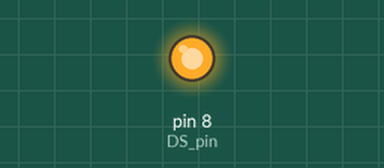
A sketch run on a simulated Arduino Uno, built with avr-gcc and run on an emulated ATmega328P. Shown: output pins drawn as LEDs (lit = HIGH). Pins used as bus, display or sensor lines are not drawn.

Above: at 0.2 s.
Timing chart, 0 to 1.7 s (numbered marks = the images above):
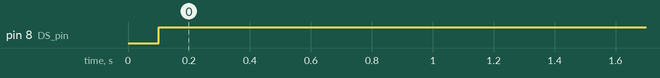

Measured:
- by itself, pin 8 (DS_pin): LOW → HIGH at 0.10 s

The sketch:

sketch_shift1.ino
```cpp
int DS_pin = 8;
int STCP_pin = 9;
int SHCP_pin = 10;

boolean registers[8];

void writeReg()
{
  digitalWrite(SHCP_pin, LOW);

  for(int i=7; i>=0; i--)
  {
      digitalWrite(STCP_pin, LOW);
      digitalWrite(DS_pin, registers[i]);
      digitalWrite(STCP_pin, HIGH);
  }
  digitalWrite(SHCP_pin, HIGH);
}

void setup()
{
  Serial.begin(9600);

    pinMode(DS_pin, OUTPUT);
    pinMode(STCP_pin, OUTPUT);
    pinMode(SHCP_pin, OUTPUT);

    writeReg();
}

void loop()
{

  for(int i = 0; i<8 ; i++)
  {
    registers[i]=HIGH;
    delay(100);
    writeReg();
  }
  for(int i = 8; i>0; i--)
  {
    registers[i]=LOW;
    delay(100);
    writeReg();
  }
}
```
